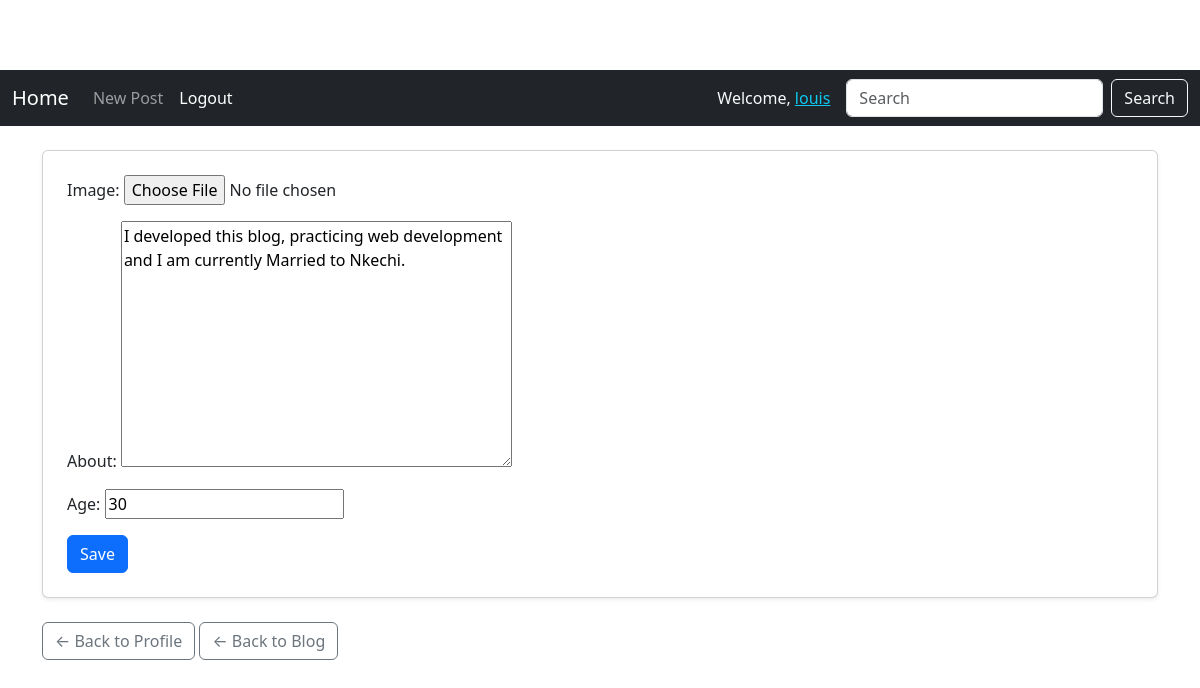
Page /profile/edit/ (signed in) on the committed database.
### blog/models.py (models this page shows, shortened)
class Profile(models.Model):
    user = models.OneToOneField(User, on_delete=models.CASCADE)
    image_url = models.URLField(default='', blank=True)
    about = models.TextField()
    age = models.PositiveIntegerField(null=True, blank=True)

### blog/views.py (the view)
# urls.py: path('profile/edit/', views.edit_profile, name='edit_profile'),
@login_required
def edit_profile(request):
    profile = request.user.profile
    if request.method == 'POST':
        form = ProfileForm(request.POST, request.FILES)
        if form.is_valid():
            image = request.FILES.get('image')
            if image:
                image_url = upload_to_imagekit(image)
                if image_url:
                    profile.image_url = image_url
            profile.about = form.cleaned_data['about']
            profile.age = form.cleaned_data['age']
            profile.save()
            return redirect('user_profile', username=request.user.username)
    else:
        form = ProfileForm(initial={
            'about': profile.about,
            'age': profile.age
        })
    return render(request, 'blog/edit_profile.html', {'form': form})

### blog/forms.py
class ProfileForm(forms.Form):
    image = forms.ImageField(required=False)
    about = forms.CharField(widget=forms.Textarea)
    age = forms.IntegerField(required=False)

### blog/templates/blog/edit_profile.html (shortened to what this page needs)
{% extends 'blog/base.html' %}
{% block content %}
<div class="card p-4 shadow-sm">
    <form method="post" enctype="multipart/form-data">
        {% if form %}
    {{ form.as_p }}
{% else %}
    <p>⚠️ No form found</p>
{% endif %}
        <button type="submit" class="btn btn-primary">Save</button>
    </form>
</div>
<div class="mt-4">
    <a class="btn btn-outline-secondary" href="{% url 'user_profile' username=request.user.username %}">← Back to Profile</a>
    <a class="btn btn-outline-secondary" href="{% url 'post_list' %}">← Back to Blog</a>
</div>
{% endblock %}

### blog/templates/blog/base.html (shortened to what this page needs)
<!DOCTYPE html>
<html lang="en">
<head>
    <link href="https://cdn.jsdelivr.net/npm/bootstrap@5.3.2/dist/css/bootstrap.min.css" rel="stylesheet">
</head>
<body>
    <nav class="navbar navbar-expand-lg navbar-dark bg-dark mb-4 sticky-top">
      <div class="container-fluid">
        <a class="navbar-brand" href="{% url 'post_list' %}">Home</a>
        <div class="collapse navbar-collapse" id="navbarResponsive">
          <ul class="navbar-nav me-auto mb-2 mb-lg-0">
            {% if user.is_authenticated %}
            <li class="nav-item">
              <a class="nav-link" href="{% url 'post_create' %}">New Post</a>
            </li>
            <li class="nav-item">
              <li class="nav-item">
                <form method="post" action="{% url 'logout' %}">
                  <button type="submit" class="btn nav-link text-white border-0 bg-transparent" style="cursor: pointer; padding-top: 8px;">
                    Logout
                  </button>
                </form>
              </li>
            </li>
            {% endif %}
          </ul>
          {% if user.is_authenticated %}
          <span class="navbar-text text-light me-3">
            Welcome, <a class="text-info text-decoration-underline" href="{% url 'user_profile' user.username %}">{{ user.username }}</a>
          </span>
          {% endif %}
          <form method="get" action="{% url 'post_list' %}" class="d-flex" role="search">
            <input class="form-control me-2" type="search" name="q" placeholder="Search" value="{{ request.GET.q }}">
            <button class="btn btn-outline-light" type="submit">Search</button>
          </form>
        </div>
      </div>
    </nav>
    <div class="container">
        {% block content %}{% endblock %}
    </div>
</body>
</html>

### blog/templates/blog/base.html (style rules this page uses)
body { padding-top: 70px; }

### rows in the picture
Profile: about "I developed this blog, practicing web development and I am currently Married to Nkechi.", age "30"

### other values in the picture
{{ user.username }} "louis"
